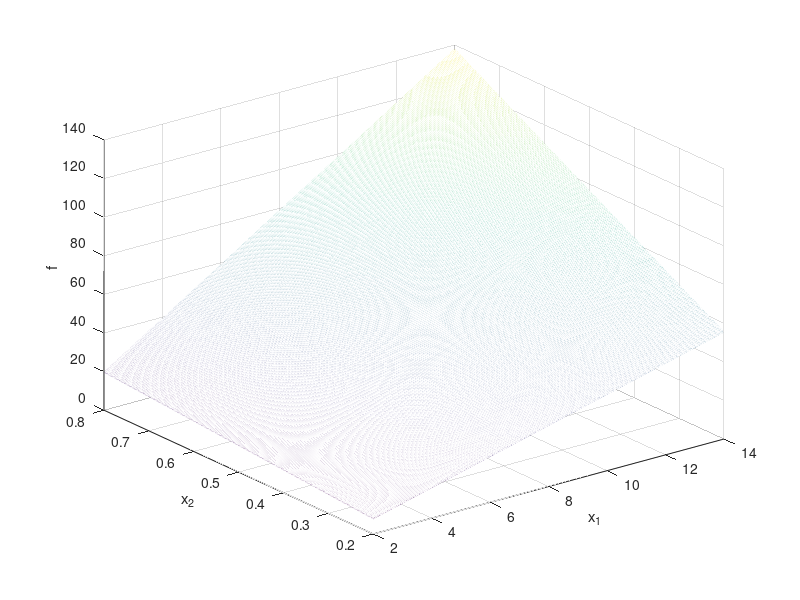

This chart was generated by the following MATLAB code: (Note: this script raises an error after producing the figure.)
% Task 5
clear,clc,close all;

xRange = linspace(2,14,1000);
yRange = linspace(0.2,0.8,1000);
xRange = xRange(2)-xRange(1);
yRange = yRange(2)-yRange(1);

% General plot
x = 2:xRange:14;
y = 0.2:yRange:0.8;
[X,Y] = meshgrid(x,y);
F = 9.82.*X.*Y+2.*X;
figure(1)
mesh(X,Y,F)
zlabel("f")
xlabel("x_1");
ylabel("x_2");
hold on;

sigI = SigIStress(X,Y);
sigB = SigBStress(X,Y);

index = find(sigI > 0 | sigB > 0);
[fR,fC] = ind2sub([size(F,1),size(F,2)],index);
X(index) = NaN;
Y(index) = NaN;
F(index) = NaN;
figure(2);
mesh(X,Y,F)
hold on
small = min(F);
smallest = min(small);
index = find(F == smallest);
[row,col] = ind2sub([size(F,1),size(F,2)],index);
d = X(row,col)
t = Y(row,col)
f = F(row,col)
plot3(d,t,f,'rO','MarkerSize',10);
zlabel("f")
xlabel("x_1");
ylabel("x_2");
format = "d = %.2f, t = %.2f, f = %.2f";
str = sprintf(format,d,t,f);
text(d,t,f,str);

function sigI = SigIStress(x,y)

    sigI = (2500./(pi.*x.*y))-500;

end

function sigB = SigBStress(x,y)


    sigB = (2500./(pi.*x.*y))-(pi^2.*(0.85*10^6).*(x.^2+y.^2))./(8*250^2);

end

function f = ObjectiveFunction(x,y)
    
    f = 9.82*x.*y+2*x;

end